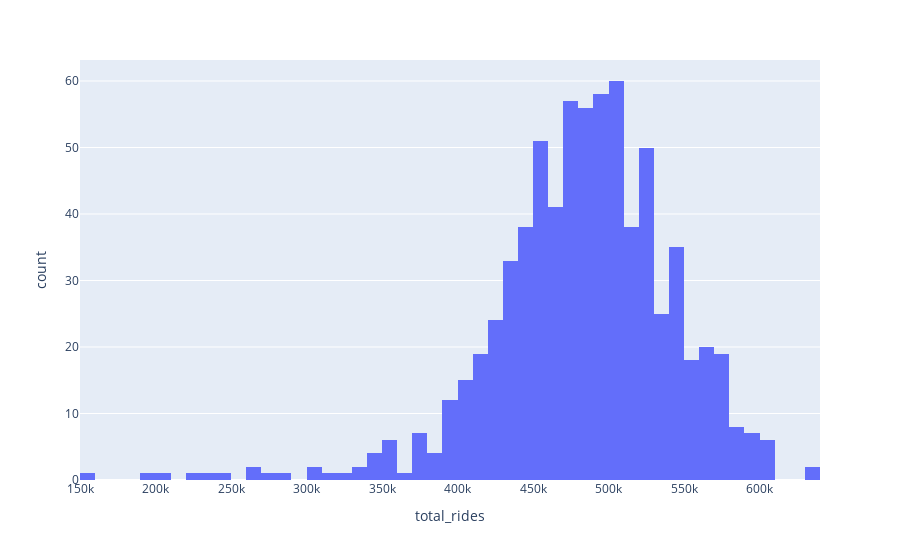

The notebook cell this image was saved under:
### Code cell
fig = px.histogram(Exploration_series, x="total_rides")
fig.show()

### Figure 1 — Plotly figure (JSON) as saved in the notebook; plotly's stock layout.template omitted (floating-point values rounded to 4 significant figures; data arrays with more than 128 entries replaced by an {"elided": "..."} marker saying what was removed)
{"data": [{"alignmentgroup": "True", "bingroup": "x", "hovertemplate": "total_rides=%{x}<br>count=%{y}<extra></extra>", "legendgroup": "", "marker": {"color": "#636efa", "pattern": {"shape": ""}}, "name": "", "offsetgroup": "", "orientation": "v", "showlegend": false, "type": "histogram", "x": {"elided": "730 int values"}, "xaxis": "x", "yaxis": "y"}], "layout": {"autosize": true, "barmode": "relative", "legend": {"tracegroupgap": 0}, "margin": {"t": 60}, "xaxis": {"anchor": "y", "autorange": true, "domain": [0, 1], "range": [150000.0, 640000.0], "title": {"text": "total_rides"}, "type": "linear"}, "yaxis": {"anchor": "x", "autorange": true, "domain": [0, 1], "range": [0, 63.16], "title": {"text": "count"}}}}
